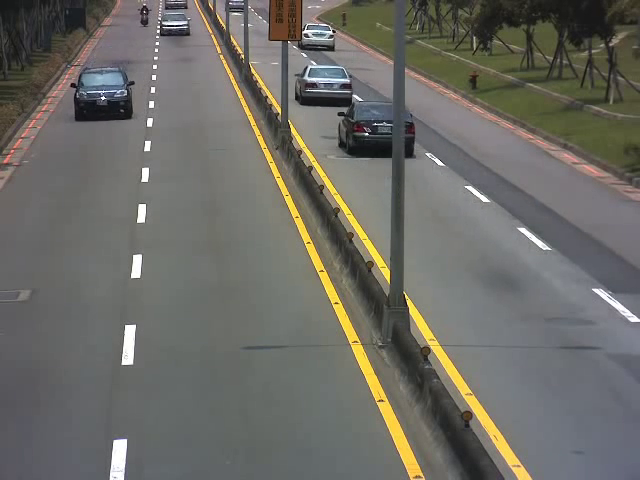
//> input picture frame 24 of CarsDriving.mp4, 640 x 480 px
$ ./mainCode   (built with g++ and OpenCV 4)
//> lines starting //> are read from the running program, lines starting //| are printed output that depends on the picture; after the words box and inside, x2 and y2 are one past the last pixel; in counts of white or black regions, pixels touching at a corner belong together
### BlobOfCar.h
// BlobOfCar.h

#ifndef MY_BLOBOFCAR
#define MY_BLOBOFCAR

#include<opencv2/core/core.hpp>
#include<opencv2/highgui/highgui.hpp>
#include<opencv2/imgproc/imgproc.hpp>

class BlobOfCar
{

public:
    std::vector<cv::Point> currentContour;
    cv::Rect currentBoundingRectangle;
    std::vector<cv::Point> centerPoints;
    double CurrentDiagonalSize;
    double CurrentRectangleRatio;
    bool MatchFoundOrNewBlobOfCar;
    bool TrackingStatus;
    int NumConsecFramesWithoutAMatch;
    cv::Point NextAnticipatedPosition;

    BlobOfCar(std::vector<cv::Point> _contour);
    void predictNextPosition(void);

};

#endif    // MY_BLOBOFCAR

### BlobOfCar.cpp
// BlobOfCar.cpp

#include "BlobOfCar.h"


BlobOfCar::BlobOfCar(std::vector<cv::Point> _contour)
{

    currentContour = _contour;
    currentBoundingRectangle = cv::boundingRect(currentContour);
    cv::Point currentCenter;

    currentCenter.x = (currentBoundingRectangle.x + currentBoundingRectangle.x + currentBoundingRectangle.width) / 2;
    currentCenter.y = (currentBoundingRectangle.y + currentBoundingRectangle.y + currentBoundingRectangle.height) / 2;

    centerPoints.push_back(currentCenter);
    CurrentDiagonalSize = sqrt(pow(currentBoundingRectangle.width, 2) + pow(currentBoundingRectangle.height, 2));
    dblCurrentRectangleRatio = (float)currentBoundingRectangle.width / (float)currentBoundingRectangle.height;
    TrackingStatus = true;
    MatchFoundOrNewBlobOfCar = true;
    NumConsecFramesWithoutAMatch = 0;
}


// [63 lines left out: function predictNextPosition, not called in this run]

### mainCode.cpp
// mainCode.cpp

#include<opencv2/core/core.hpp>
#include<opencv2/highgui/highgui.hpp>
#include<opencv2/imgproc/imgproc.hpp>

#include<iostream>
#include<conio.h>
#include "BlobOfCar.h"

// Scaler values of required colors
const cv::Scalar SCALAR_BLACK = cv::Scalar(0.0, 0.0, 0.0);
const cv::Scalar SCALAR_WHITE = cv::Scalar(255.0, 255.0, 255.0);
const cv::Scalar SCALAR_YELLOW = cv::Scalar(0.0, 255.0, 255.0);
const cv::Scalar SCALAR_GREEN = cv::Scalar(0.0, 200.0, 0.0);
const cv::Scalar SCALAR_RED = cv::Scalar(0.0, 0.0, 255.0);

// Lists the prototypes of the functions being used
void matchCurrentFrameCarBlobsToExistingCarBlobs(std::vector<BlobOfCar> &existingCarBlobs, std::vector<BlobOfCar> &currentFrameCarBlobs);
void addBlobToExistingCarBlobs(BlobOfCar &currentFrameBlob, std::vector<BlobOfCar> &existingCarBlobs, int &intIndex);
void addNewBlob(BlobOfCar &currentFrameBlob, std::vector<BlobOfCar> &existingCarBlobs);
double distanceBetweenPoints(cv::Point point1, cv::Point point2);
void drawAndShowContours(cv::Size imageSize, std::vector<std::vector<cv::Point> > contours, std::string strImageName);
void drawAndShowContours(cv::Size imageSize, std::vector<BlobOfCar> CarBlobs, std::string strImageName);
bool checkIfCarBlobsCrossedTheLine(std::vector<BlobOfCar> &CarBlobs, int &intHorizontalLinePosition, int &carCount);
void drawBlobInfoOnImage(std::vector<BlobOfCar> &CarBlobs, cv::Mat &imgFrame2Copy);
void drawCarCountOnImage(int &carCount, cv::Mat &imgFrame2Copy);


int main(void) {

    cv::VideoCapture videoObject;

    //The program will use two consecutive frames of images in the video that are compared with
    // to detect movement of cars to create workable blobs
    cv::Mat imageFrame1;
    cv::Mat imageFrame2;

    std::vector<BlobOfCar> CarBlobs;

    // The introduced line on the video file acts as a reference line that counts cars when crossed
    cv::Point crossingLine[2];
    int carCount = 0;
    videoObject.open("CarsDriving.mp4");

    // Error message pops up if unable to open video file. The program then exits straight away
    if (!videoObject.isOpened()) {
        std::cout << "ERROR: Cannot read video file !" << std::endl << std::endl;
        _getch();
        return(0);
    }

    // This ensures that the video file has more than 1 frame (Ensures that the file is in fact a video, not a picture)
    if (videoObject.get(CV_CAP_PROP_FRAME_COUNT) < 2) {
        std::cout << "ERROR: Video file must have at least two frames !";
        _getch();
        return(0);
    }

    videoObject.read(imageFrame1);
//> imageFrame1 is the input picture: 480 rows x 640 cols, CV_8UC3; mean B, G, R 101.6, 107.7, 108.7
    videoObject.read(imageFrame2);
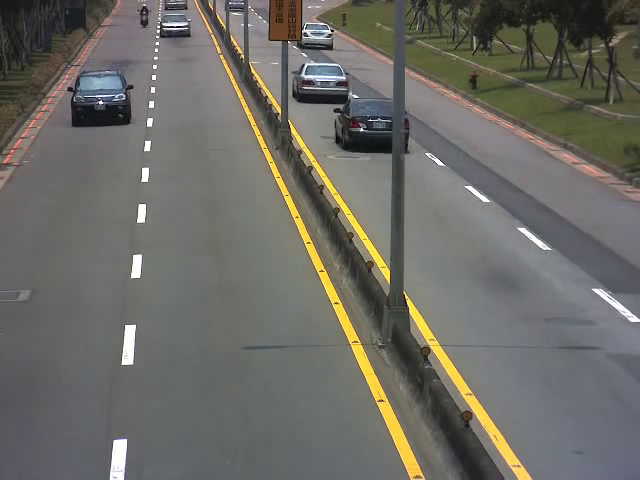
//> input picture frame 25 of CarsDriving.mp4, 640 x 480 px
//> imageFrame2 is the input picture: 480 rows x 640 cols, CV_8UC3; mean B, G, R 101.6, 107.7, 108.8
    int intHorizontalLinePosition = (int)std::round((double)imageFrame1.rows * 0.35);
//> intHorizontalLinePosition = 168
    crossingLine[0].x = 0;
    crossingLine[0].y = intHorizontalLinePosition;
//> crossingLine = 2 Points (x, y): [0, 168], [0, 0]
    crossingLine[1].x = imageFrame1.cols - 1;
//> crossingLine = 2 Points (x, y): [0, 168], [639, 0]
    crossingLine[1].y = intHorizontalLinePosition;
//> crossingLine = 2 Points (x, y): [0, 168], [639, 168]
    char chCheckForEscKey = 0;
    bool blnFirstFrame = true;
    int frameCount = 2;

    // loop that compares two consecutive frames of images. loop stops if video stops or escape key is pressed
    while (videoObject.isOpened() && chCheckForEscKey != 27)
    {

        std::vector<BlobOfCar> currentFrameCarBlobs;
        cv::Mat imgFrame1Copy = imageFrame1.clone();
        cv::Mat imgFrame2Copy = imageFrame2.clone();
        cv::Mat imgDifference;
        cv::Mat imgThresh;

        // converts both frames of images to greyscale images
        cv::cvtColor(imgFrame1Copy, imgFrame1Copy, CV_BGR2GRAY);
        cv::cvtColor(imgFrame2Copy, imgFrame2Copy, CV_BGR2GRAY);

        // the images are blurred to reduce noice in the images
        cv::GaussianBlur(imgFrame1Copy, imgFrame1Copy, cv::Size(5, 5), 0);
        cv::GaussianBlur(imgFrame2Copy, imgFrame2Copy, cv::Size(5, 5), 0);
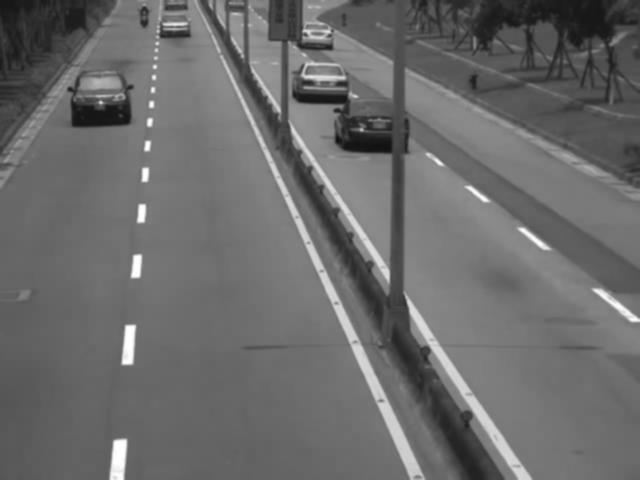
//> imgFrame2Copy: 480 rows x 640 cols, CV_8UC1; min 15, max 255, mean 107.3

        // difference captures the movement of the car from one position to another helping to identify a blob
        cv::absdiff(imgFrame1Copy, imgFrame2Copy, imgDifference);
        //removes areas of the image with low intensity
        cv::threshold(imgDifference, imgThresh, 30, 255.0, CV_THRESH_BINARY);
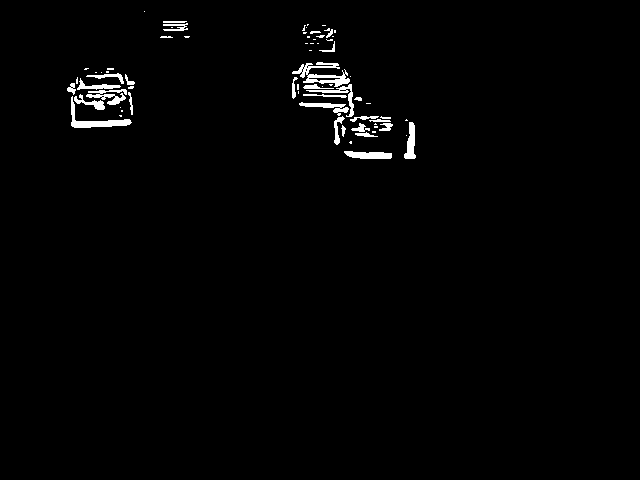
//> imgThresh: 480 rows x 640 cols, CV_8UC1; 1.4% white; 71 white regions (40 under 20 px), largest, box (x1, y1, x2, y2) and area: (292, 62, 350, 87) 571, (71, 96, 132, 128) 461, (344, 151, 392, 159) 298
        // shows a window of the threshold image
        cv::imshow("imgThresh", imgThresh);
        // creating possible structuring elements for morphological operations
        cv::Mat structuringElement3x3 = cv::getStructuringElement(cv::MORPH_RECT, cv::Size(3, 3));
        cv::Mat structuringElement5x5 = cv::getStructuringElement(cv::MORPH_RECT, cv::Size(5, 5));
        cv::Mat structuringElement7x7 = cv::getStructuringElement(cv::MORPH_RECT, cv::Size(7, 7));
        cv::Mat structuringElement15x15 = cv::getStructuringElement(cv::MORPH_RECT, cv::Size(15, 15));

        // every detected blob is dilated to fill intrusions and eroded to remove extrusions
        for (unsigned int i = 0; i < 2; i++) {
            cv::dilate(imgThresh, imgThresh, structuringElement5x5);
            cv::dilate(imgThresh, imgThresh, structuringElement5x5);
            cv::erode(imgThresh, imgThresh, structuringElement5x5);
        }
//> this loop made 2 passes
//> pass 1, `cv::erode(imgThresh, imgThresh, structuringElement5x5);`:
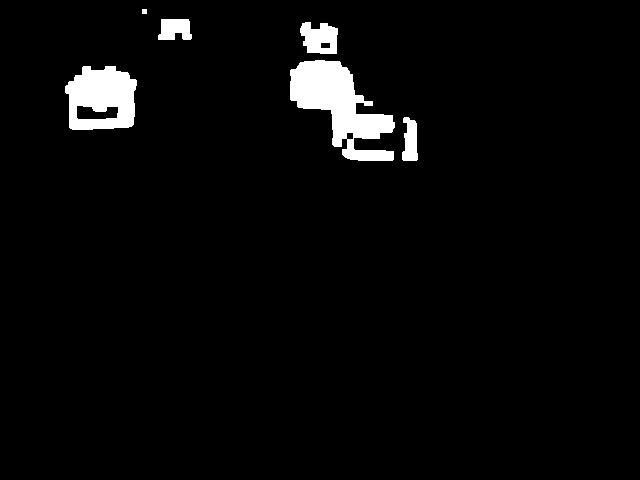
//> imgThresh: 480 rows x 640 cols, CV_8UC1; 3.5% white; 6 white regions, box (x1, y1, x2, y2) and area: (290, 60, 395, 161) 5183, (65, 66, 137, 130) 3416, (300, 22, 338, 54) 907, (158, 19, 192, 40) 585, (402, 117, 418, 161) 533, (142, 9, 147, 14) 25
//> after the loop:
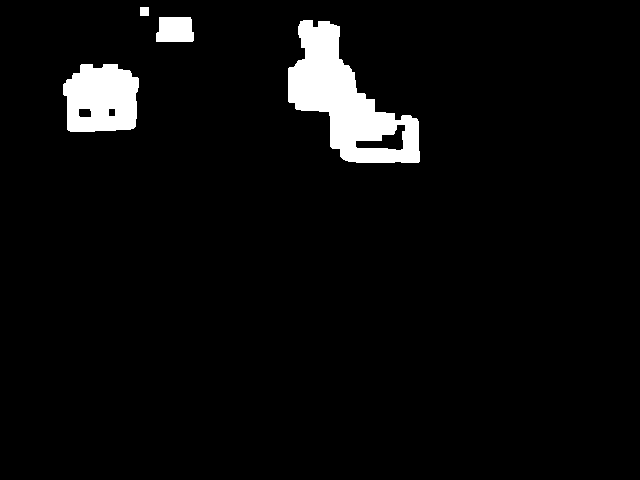
//> imgThresh: 480 rows x 640 cols, CV_8UC1; 4.5% white; 4 white regions


        cv::Mat imgThreshCopy = imgThresh.clone();
        std::vector<std::vector<cv::Point> > contours;
        cv::findContours(imgThreshCopy, contours, cv::RETR_EXTERNAL, cv::CHAIN_APPROX_SIMPLE);
//> contours = 4 contours; box (x1, y1, x2, y2) and area: (288, 20, 420, 163) 8994, (63, 64, 139, 132) 4274, (156, 17, 194, 42) 812, (140, 7, 149, 16) 64
        // shows a window of the contours of the image
        drawAndShowContours(imgThresh.size(), contours, "imgContours");
//> in drawAndShowContours, `cv::Mat image(imageSize, CV_8UC3, SCALAR_BLACK);`: image: 480 rows x 640 cols, CV_8UC3; every value is 0
//> in drawAndShowContours, `cv::drawContours(image, contours, -1, SCALAR_WHITE, -1);`:
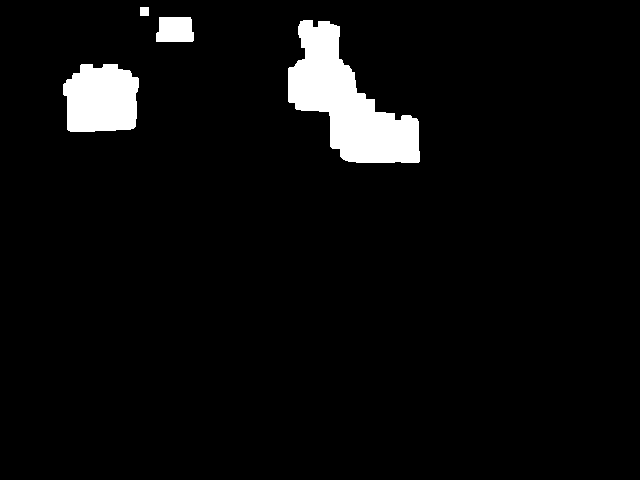
//> image: 480 rows x 640 cols, CV_8UC3; 4.8% white; 4 white regions, box (x1, y1, x2, y2) and area: (288, 20, 420, 163) 9257, (63, 64, 139, 132) 4407, (156, 17, 194, 42) 871, (140, 7, 149, 16) 81
        std::vector<std::vector<cv::Point> > convexHulls(contours.size());
//> convexHulls = 4 empty contours

        // finds the convex hulls (simple polygon that describes the shape of blobs) using the contour points
        for (unsigned int i = 0; i < contours.size(); i++) {
            // built-in function that finds convex hulls (simple most polygon) from the given vector of contours
             cv::convexHull(contours[i], convexHulls[i]);
        }
//> this loop made 4 passes

        // shows a window of the convex hulls of the image
        drawAndShowContours(imgThresh.size(), convexHulls, "imgConvexHulls");
//> call 2 of drawAndShowContours, with imageSize = Size(640, 480), strImageName = "imgConvexHulls"
//> in drawAndShowContours (call 2), `cv::drawContours(image, contours, -1, SCALAR_WHITE, -1);`:
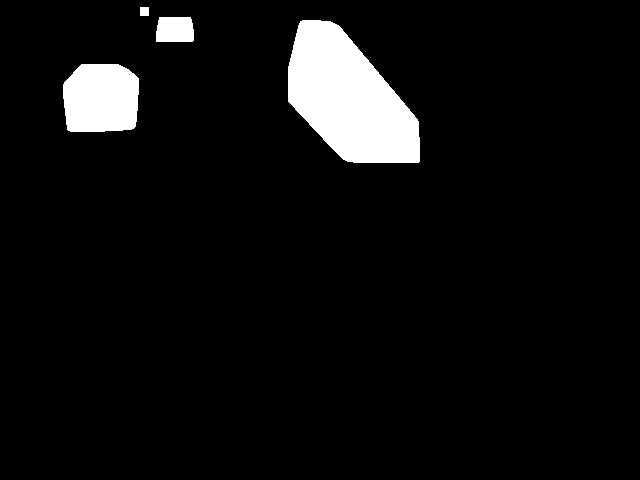
//> image: 480 rows x 640 cols, CV_8UC3; 5.9% white; 4 white regions, box (x1, y1, x2, y2) and area: (288, 20, 420, 163) 12410, (63, 64, 139, 132) 4654, (156, 17, 194, 42) 904, (140, 7, 149, 16) 81

        for (auto &convexHull : convexHulls)
        {
//> (the run ends here: the program needs code that is not available in this run, at `dblCurrentRectangleRatio = (float)currentBoundingRectangle.width / (fl..`)

$ run again, starting later in the video
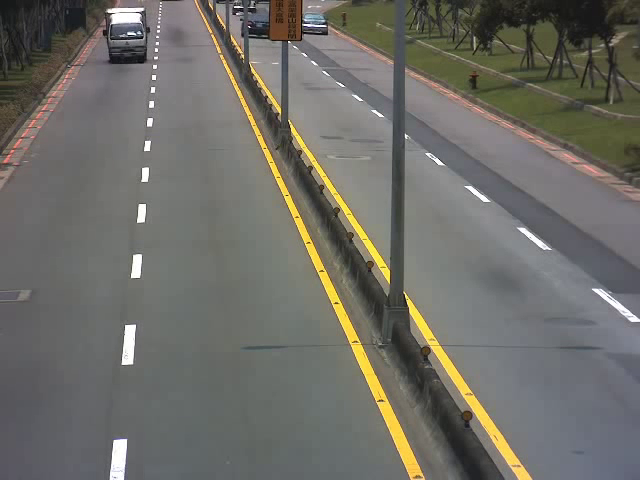
//> input picture frame 197 of CarsDriving.mp4, 640 x 480 px
//> imageFrame1 is the input picture: 480 rows x 640 cols, CV_8UC3; mean B, G, R 103.2, 109.5, 110.6
//> after the loop `for (unsigned int i = 0; i < 2; i++)`:
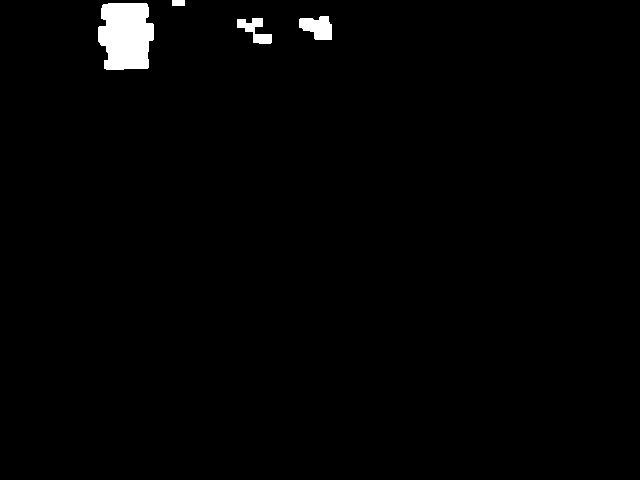
//> imgThresh: 480 rows x 640 cols, CV_8UC1; 1.4% white; 4 white regions
//> contours = 4 contours; box (x1, y1, x2, y2) and area: (98, 3, 154, 70) 3018, (299, 16, 332, 40) 522, (237, 18, 272, 44) 372, (172, 0, 185, 6) 60
//> convexHulls = 4 empty contours
//> the loop `for (unsigned int i = 0; i < contours.size(); i++)` made 4 passes
//> in drawAndShowContours (call 2), `cv::drawContours(image, contours, -1, SCALAR_WHITE, -1);`:
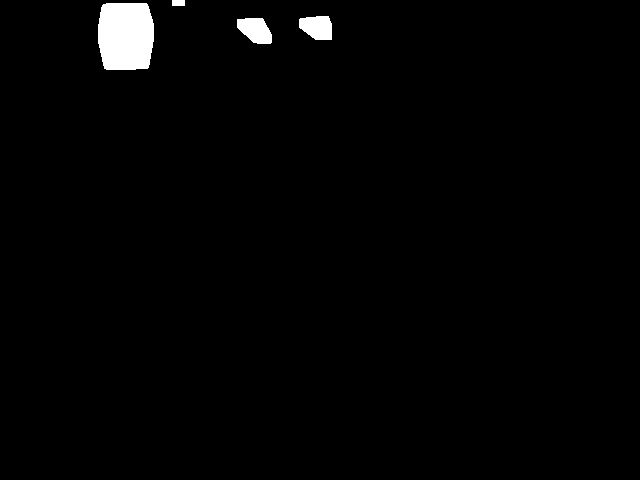
//> image: 480 rows x 640 cols, CV_8UC3; 1.6% white; 4 white regions, box (x1, y1, x2, y2) and area: (98, 3, 154, 70) 3440, (237, 18, 272, 44) 676, (299, 16, 332, 40) 649, (172, 0, 185, 6) 78
